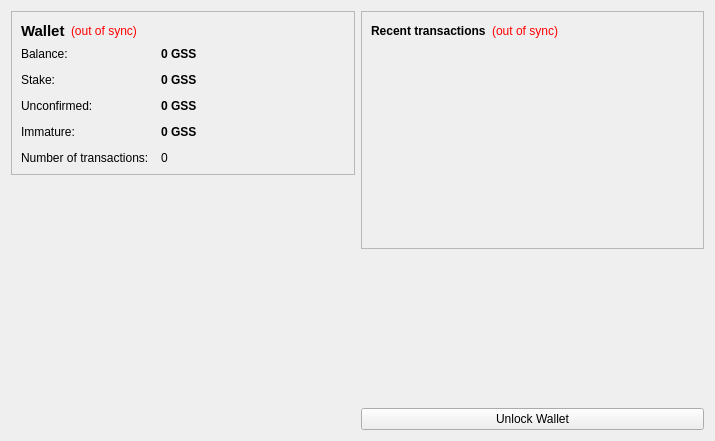
<?xml version="1.0" encoding="UTF-8"?>
<ui version="4.0">
 <class>OverviewPage</class>
 <widget class="QWidget" name="OverviewPage">
  <property name="geometry">
   <rect>
    <x>0</x>
    <y>0</y>
    <width>715</width>
    <height>441</height>
   </rect>
  </property>
  <property name="windowTitle">
   <string>Form</string>
  </property>
  <layout class="QHBoxLayout" name="horizontalLayout" stretch="1,1">
   <item>
    <layout class="QVBoxLayout" name="verticalLayout_2">
     <item>
      <widget class="QFrame" name="frame">
       <property name="frameShape">
        <enum>QFrame::StyledPanel</enum>
       </property>
       <property name="frameShadow">
        <enum>QFrame::Raised</enum>
       </property>
       <layout class="QVBoxLayout" name="verticalLayout_4">
        <item>
         <layout class="QHBoxLayout" name="horizontalLayout_4">
          <item>
           <widget class="QLabel" name="label_5">
            <property name="font">
             <font>
              <pointsize>11</pointsize>
              <weight>75</weight>
              <bold>true</bold>
             </font>
            </property>
            <property name="text">
             <string>Wallet</string>
            </property>
           </widget>
          </item>
          <item>
           <widget class="QLabel" name="labelWalletStatus">
            <property name="toolTip">
             <string>The displayed information may be out of date. Your wallet automatically synchronizes with the Gsscoin network after a connection is established, but this process has not completed yet.</string>
            </property>
            <property name="styleSheet">
             <string notr="true">QLabel { color: red; }</string>
            </property>
            <property name="text">
             <string notr="true">(out of sync)</string>
            </property>
            <property name="alignment">
             <set>Qt::AlignLeading|Qt::AlignLeft|Qt::AlignVCenter</set>
            </property>
           </widget>
          </item>
          <item>
           <spacer name="horizontalSpacer_2">
            <property name="orientation">
             <enum>Qt::Horizontal</enum>
            </property>
            <property name="sizeHint" stdset="0">
             <size>
              <width>40</width>
              <height>20</height>
             </size>
            </property>
           </spacer>
          </item>
         </layout>
        </item>
        <item>
         <layout class="QFormLayout" name="formLayout_2">
          <property name="fieldGrowthPolicy">
           <enum>QFormLayout::AllNonFixedFieldsGrow</enum>
          </property>
          <property name="horizontalSpacing">
           <number>12</number>
          </property>
          <property name="verticalSpacing">
           <number>12</number>
          </property>
          <item row="0" column="0">
           <widget class="QLabel" name="label">
            <property name="text">
             <string>Balance:</string>
            </property>
           </widget>
          </item>
          <item row="0" column="1">
           <widget class="QLabel" name="labelBalance">
            <property name="font">
             <font>
              <weight>75</weight>
              <bold>true</bold>
             </font>
            </property>
            <property name="cursor">
             <cursorShape>IBeamCursor</cursorShape>
            </property>
            <property name="toolTip">
             <string>Your current balance</string>
            </property>
            <property name="text">
             <string notr="true">0 GSS</string>
            </property>
            <property name="textInteractionFlags">
             <set>Qt::LinksAccessibleByMouse|Qt::TextSelectableByKeyboard|Qt::TextSelectableByMouse</set>
            </property>
           </widget>
          </item>
          <item row="1" column="0">
           <widget class="QLabel" name="label_6">
            <property name="text">
             <string>Stake:</string>
            </property>
           </widget>
          </item>
          <item row="1" column="1">
           <widget class="QLabel" name="labelStake">
            <property name="font">
             <font>
              <weight>75</weight>
              <bold>true</bold>
             </font>
            </property>
            <property name="cursor">
             <cursorShape>IBeamCursor</cursorShape>
            </property>
            <property name="toolTip">
             <string>Total of coins that was staked, and do not yet count toward the current balance</string>
            </property>
            <property name="text">
             <string notr="true">0 GSS</string>
            </property>
            <property name="textInteractionFlags">
             <set>Qt::LinksAccessibleByMouse|Qt::TextSelectableByKeyboard|Qt::TextSelectableByMouse</set>
            </property>
           </widget>
          </item>
          <item row="2" column="0">
           <widget class="QLabel" name="label_3">
            <property name="text">
             <string>Unconfirmed:</string>
            </property>
           </widget>
          </item>
          <item row="2" column="1">
           <widget class="QLabel" name="labelUnconfirmed">
            <property name="font">
             <font>
              <weight>75</weight>
              <bold>true</bold>
             </font>
            </property>
            <property name="cursor">
             <cursorShape>IBeamCursor</cursorShape>
            </property>
            <property name="toolTip">
             <string>Total of transactions that have yet to be confirmed, and do not yet count toward the current balance</string>
            </property>
            <property name="text">
             <string notr="true">0 GSS</string>
            </property>
            <property name="textInteractionFlags">
             <set>Qt::LinksAccessibleByMouse|Qt::TextSelectableByKeyboard|Qt::TextSelectableByMouse</set>
            </property>
           </widget>
          </item>
          <item row="3" column="0">
           <widget class="QLabel" name="labelImmatureText">
            <property name="text">
             <string>Immature:</string>
            </property>
           </widget>
          </item>
          <item row="3" column="1">
           <widget class="QLabel" name="labelImmature">
            <property name="font">
             <font>
              <weight>75</weight>
              <bold>true</bold>
             </font>
            </property>
            <property name="toolTip">
             <string>Mined balance that has not yet matured</string>
            </property>
            <property name="text">
             <string notr="true">0 GSS</string>
            </property>
            <property name="textInteractionFlags">
             <set>Qt::LinksAccessibleByMouse|Qt::TextSelectableByKeyboard|Qt::TextSelectableByMouse</set>
            </property>
           </widget>
          </item>
          <item row="4" column="0">
           <widget class="QLabel" name="label_2">
            <property name="text">
             <string>Number of transactions:</string>
            </property>
           </widget>
          </item>
          <item row="4" column="1">
           <widget class="QLabel" name="labelNumTransactions">
            <property name="toolTip">
             <string>Total number of transactions in wallet</string>
            </property>
            <property name="text">
             <string notr="true">0</string>
            </property>
           </widget>
          </item>
         </layout>
        </item>
       </layout>
      </widget>
     </item>
     <item>
      <spacer name="verticalSpacer">
       <property name="orientation">
        <enum>Qt::Vertical</enum>
       </property>
       <property name="sizeHint" stdset="0">
        <size>
         <width>20</width>
         <height>40</height>
        </size>
       </property>
      </spacer>
     </item>
	 <item>
      <widget class="QLabel" name="label_6">
       <property name="text">
        <string/>
       </property>
       <property name="pixmap">
        <pixmap resource="../bitcoin.qrc">:/images/backg</pixmap>
       </property>
       <property name="scaledContents">
        <bool>false</bool>
       </property>
       <property name="alignment">
        <set>Qt::AlignCenter</set>
       </property>
       <property name="margin">
        <number>-2</number>
       </property>
      </widget>
     </item>
    </layout>
   </item>
   <item>
    <layout class="QVBoxLayout" name="verticalLayout_3">
     <item>
      <widget class="QFrame" name="frame_2">
       <property name="frameShape">
        <enum>QFrame::StyledPanel</enum>
       </property>
       <property name="frameShadow">
        <enum>QFrame::Raised</enum>
       </property>
       <layout class="QVBoxLayout" name="verticalLayout">
        <item>
         <layout class="QHBoxLayout" name="horizontalLayout_2">
          <item>
           <widget class="QLabel" name="label_4">
            <property name="text">
             <string>&lt;b&gt;Recent transactions&lt;/b&gt;</string>
            </property>
           </widget>
          </item>
          <item>
           <widget class="QLabel" name="labelTransactionsStatus">
            <property name="toolTip">
             <string>The displayed information may be out of date. Your wallet automatically synchronizes with the Gsscoin network after a connection is established, but this process has not completed yet.</string>
            </property>
            <property name="styleSheet">
             <string notr="true">QLabel { color: red; }</string>
            </property>
            <property name="text">
             <string notr="true">(out of sync)</string>
            </property>
            <property name="alignment">
             <set>Qt::AlignRight|Qt::AlignTrailing|Qt::AlignVCenter</set>
            </property>
           </widget>
          </item>
          <item>
           <spacer name="horizontalSpacer">
            <property name="orientation">
             <enum>Qt::Horizontal</enum>
            </property>
            <property name="sizeHint" stdset="0">
             <size>
              <width>40</width>
              <height>20</height>
             </size>
            </property>
           </spacer>
          </item>
         </layout>
        </item>
        <item>
         <widget class="QListView" name="listTransactions">
          <property name="styleSheet">
           <string notr="true">QListView { background: transparent; }</string>
          </property>
          <property name="frameShape">
           <enum>QFrame::NoFrame</enum>
          </property>
          <property name="verticalScrollBarPolicy">
           <enum>Qt::ScrollBarAlwaysOff</enum>
          </property>
          <property name="horizontalScrollBarPolicy">
           <enum>Qt::ScrollBarAlwaysOff</enum>
          </property>
          <property name="selectionMode">
           <enum>QAbstractItemView::NoSelection</enum>
          </property>
         </widget>
        </item>
       </layout>
      </widget>
     </item>
     <item>
      <spacer name="verticalSpacer_2">
       <property name="orientation">
        <enum>Qt::Vertical</enum>
       </property>
       <property name="sizeHint" stdset="0">
        <size>
         <width>20</width>
         <height>40</height>
        </size>
       </property>
      </spacer>
     </item>
     <item>
      <widget class="QPushButton" name="unlockWalletButton">
       <property name="text">
        <string>Unlock Wallet</string>
       </property>
      </widget>
     </item>
    </layout>
   </item>
  </layout>
 </widget>
 <resources>
  <include location="../bitcoin.qrc"/>
 </resources>
 <connections/>
</ui>
